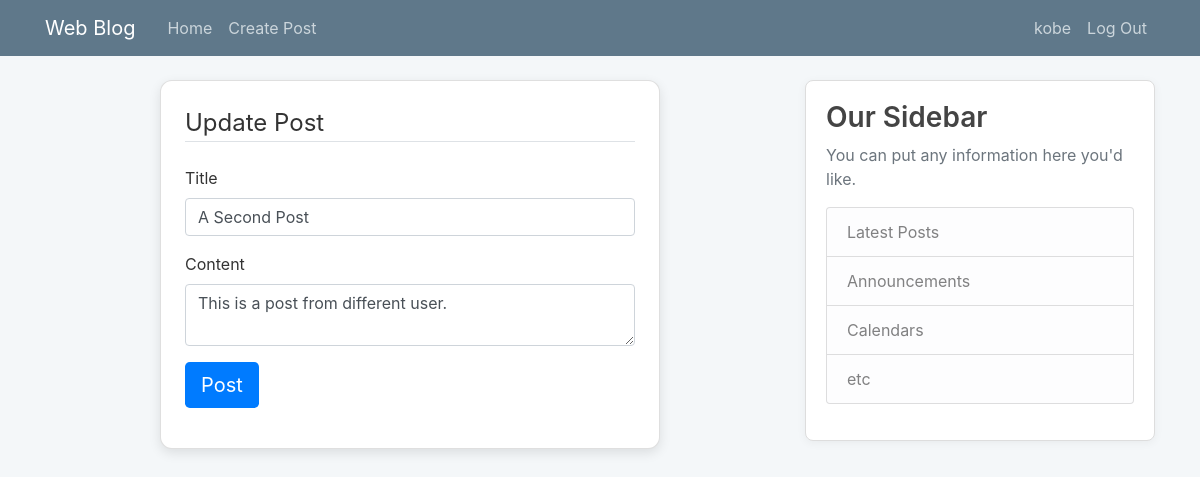
The app's page /post/2/update (signed in) with its own data.
### blog/models.py (models this page shows, shortened)
class User(db.Model, UserMixin):
    id = db.Column(db.Integer, primary_key=True)
    username = db.Column(db.String(length=20), unique=True, nullable=False)
    email = db.Column(db.String(length=120), unique=True, nullable=False)
    image_file = db.Column(db.String(20), nullable=False, default='default.jpg')
    password = db.Column(db.String(60), nullable=True)
    posts = db.relationship('Post', backref='author', lazy=True)

class Post(db.Model):
    id = db.Column(db.Integer, primary_key=True)
    title = db.Column(db.String(length=100), nullable=False)
    date_posted = db.Column(db.DateTime, nullable=False, default=datetime.utcnow)
    content = db.Column(db.Text, nullable=False)
    user_id = db.Column(db.Integer, db.ForeignKey('user.id'), nullable=False)

### blog/posts/routes.py (the view)
@posts.route('/post/<int:post_id>/update', methods=['POST','GET'])
@login_required
def updatePost_page(post_id):
    post = Post.query.get_or_404(post_id)
    if post.author != current_user:
        abort(403)
    update_form = PostForm()
    if update_form.validate_on_submit():
        post.title = update_form.title.data
        post.content = update_form.content.data
        db.session.commit()
        flash("Your post has updated!", category="success")
        return redirect(url_for('posts.post_page', post_id=post.id))
    elif request.method == "GET":
        update_form.title.data = post.title
        update_form.content.data = post.content
    return render_template('create_post.html', title="Update Post", post_form=update_form, legend='Update Post')

### blog/posts/forms.py
class PostForm(FlaskForm):
    title = StringField(label='Title', validators=[DataRequired()])
    content = TextAreaField(label='Content', validators=[DataRequired()])
    submit = SubmitField(label="Post")

### blog/models.py (called while the page is built)
@login_manager.user_loader
def load_user(user_id):
    return User.query.get(int(user_id))

### blog/templates/create_post.html (shortened to what this page needs)
{% extends 'base.html' %}
{% block content %}
<div class="container">
    <div class="card shadow-sm p-4">
        <form method="POST" action="">
            <fieldset class="form-group">
                <legend class="border-bottom mb-4">{{ legend }}</legend>
                <div class="mb-3">
                    {{ post_form.title.label(class="form-label") }}
                    {{ post_form.title(class="form-control" + (" is-invalid" if post_form.title.errors else ""), placeholder="Enter your post title") }}
                </div>
                <div class="mb-3">
                    {{ post_form.content.label(class="form-label") }}
                    {{ post_form.content(class="form-control" + (" is-invalid" if post_form.content.errors else ""), placeholder="Enter your content") }}
                </div>
                <div class="d-grid">
                    {{ post_form.submit(class="btn btn-primary btn-lg") }}
                </div>
            </fieldset>
        </form>
    </div>
</div>
{% endblock %}

### blog/templates/base.html (shortened to what this page needs)
<!DOCTYPE html>
<html>
<head>
    <link rel="stylesheet" href="https://maxcdn.bootstrapcdn.com/bootstrap/4.0.0/css/bootstrap.min.css">
    <link rel="stylesheet" type="text/css" href="{{ url_for('static', filename='main.css') }}">
</head>
<body>
    <header class="site-header">
      <nav class="navbar navbar-expand-md navbar-dark bg-steel fixed-top">
        <div class="container">
          <a class="navbar-brand mr-4" href="{{ url_for('main.home_page') }}">Web Blog</a>
          <div class="collapse navbar-collapse" id="navbarToggle">
            <div class="navbar-nav mr-auto">
              {% if current_user.is_authenticated %}
                <a class="nav-item nav-link" href="{{ url_for('main.home_page') }}">Home</a>
                <a class="nav-item nav-link" href="{{ url_for('posts.createPost_page') }}">Create Post</a>
              {% else %}
                <a class="nav-item nav-link" href="{{ url_for('main.home_page') }}">Home</a>
                <a class="nav-item nav-link" href="{{ url_for('posts.createPost_page') }}">Create Post</a>
                <a class="nav-item nav-link" href="{{ url_for('main.about_page') }}">About</a>
              {% endif %}
            </div>
            <div class="navbar-nav">
              {% if current_user.is_authenticated %}
                <a class="nav-item nav-link" href="{{ url_for('users.account_page') }}">{{ current_user.username }}</a>
                <a class="nav-item nav-link" href="{{ url_for('users.logout_page') }}">Log Out</a>
              {% else %}
                <a class="nav-item nav-link" href="{{ url_for('users.login_page') }}">Login</a>
                <a class="nav-item nav-link" href="{{ url_for('users.register_page') }}">Register</a>
              {% endif %}
            </div>
          </div>
        </div>
      </nav>
    </header>
    <main role="main" class="container">
      <div class="row">
        <div class="col-md-8">
          {% block content %}{% endblock %}
        </div>
        <div class="col-md-4">
          <div class="content-section">
            <h3>Our Sidebar</h3>
            <p class='text-muted'>You can put any information here you'd like.
              <ul class="list-group">
                <li class="list-group-item list-group-item-light">Latest Posts</li>
                <li class="list-group-item list-group-item-light">Announcements</li>
                <li class="list-group-item list-group-item-light">Calendars</li>
                <li class="list-group-item list-group-item-light">etc</li>
              </ul>
            </p>
          </div>
        </div>
      </div>
    </main>
</body>
</html>

### blog/static/main.css (style rules this page uses)
body { background: #f4f7f9; color: #333333; margin-top: 5rem; font-family: 'Inter', sans-serif; }
h1, h2, h3, h4, h5, h6 { color: #444444; font-weight: 600; }
.bg-steel { background-color: #5f788a; }
.site-header .navbar-nav .nav-link { color: #cbd5db; transition: color 0.3s ease-in-out; }
.content-section { background: #ffffff; padding: 20px; border: 1px solid #dddddd; border-radius: 8px; margin-bottom: 20px; box-shadow: 0px 2px 10px rgba(0, 0, 0, 0.05); }
.card { max-width: 500px; margin: auto; background: #ffffff; border-radius: 12px; box-shadow: 0px 4px 12px rgba(0, 0, 0, 0.1); padding: 20px; transition: all 0.3s ease-in-out; }
.btn-primary { background-color: #007bff; border: none; transition: background 0.3s ease-in-out; }

### records on screen
User: username "kobe"
Post: title "A Second Post", content "This is a post from different user."

### other values on screen
{{ legend }} "Update Post"
{{ post_form.title.label(class="form-label") }} "Title"
{{ post_form.content.label(class="form-label") }} "Content"
